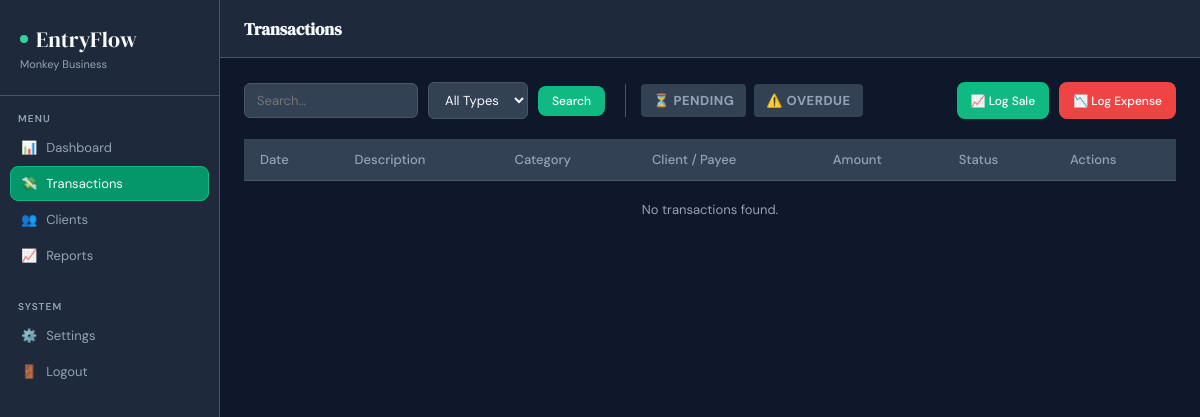
The page /transactions.php (signed in) on the database as committed earlier.
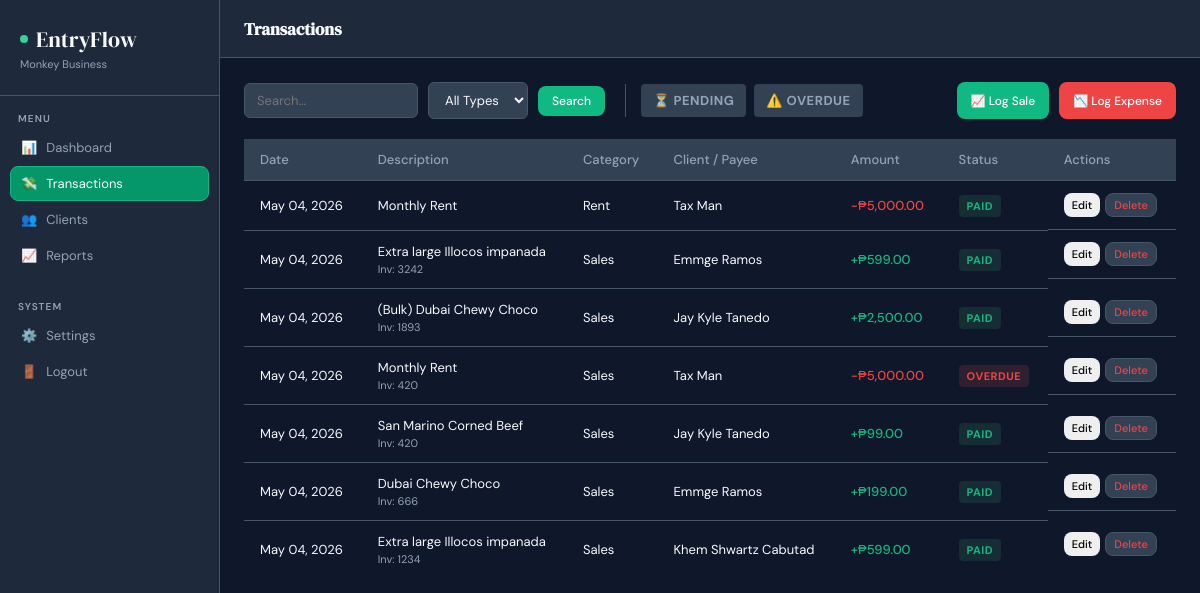
The same page on the database as committed later.
### tables this page shows
CREATE TABLE `transactions` (
  `id` int(10) UNSIGNED NOT NULL,
  `user_id` int(10) UNSIGNED NOT NULL,
  `client_id` int(10) UNSIGNED DEFAULT NULL,
  `category_id` int(10) UNSIGNED DEFAULT NULL,
  `invoice_no` varchar(50) DEFAULT NULL,
  `description` varchar(255) NOT NULL,
  `amount` decimal(14,2) NOT NULL,
  `type` enum('income','expense') NOT NULL,
  `status` enum('paid','pending','overdue') NOT NULL DEFAULT 'pending',
  `transaction_date` date NOT NULL,
  `notes` text DEFAULT NULL,
  `created_at` datetime NOT NULL DEFAULT current_timestamp(),
  `updated_at` datetime NOT NULL DEFAULT current_timestamp() ON UPDATE current_timestamp()
);

CREATE TABLE `categories` (
  `id` int(10) UNSIGNED NOT NULL,
  `user_id` int(10) UNSIGNED DEFAULT NULL COMMENT 'NULL = global default',
  `name` varchar(100) NOT NULL,
  `type` enum('income','expense') NOT NULL,
  `is_default` tinyint(1) NOT NULL DEFAULT 0
);

CREATE TABLE `clients` (
  `id` int(10) UNSIGNED NOT NULL,
  `user_id` int(10) UNSIGNED NOT NULL,
  `name` varchar(150) NOT NULL,
  `email` varchar(150) DEFAULT NULL,
  `phone` varchar(20) DEFAULT NULL,
  `address` text DEFAULT NULL,
  `notes` text DEFAULT NULL,
  `created_at` datetime NOT NULL DEFAULT current_timestamp()
);

### transactions.php (the view, shortened to what the changed rows need)
<?php
$db = getDB();
$userId = (int)$_SESSION['user_id'];
$query = "
    SELECT t.*, c.name AS client_name, cat.name AS category_name
    FROM transactions t
    LEFT JOIN clients c ON c.id = t.client_id
    LEFT JOIN categories cat ON cat.id = t.category_id
    WHERE t.user_id = $userId
";
$query .= " ORDER BY t.transaction_date DESC, t.id DESC";
$transactions = $db->query($query)->fetch_all(MYSQLI_ASSOC);
include 'includes/header.php';
?>
<div class="table-responsive">
    <table class="table">
        <thead>
            <tr>
                <th>Date</th>
                <th>Description</th>
                <th>Category</th>
                <th>Client / Payee</th>
                <th>Amount</th>
                <th>Status</th>
                <th>Actions</th>
            </tr>
        </thead>
        <tbody>
            <?php if (empty($transactions)): ?>
                <tr><td colspan="7" style="text-align: center; padding: 20px; color: var(--text-muted);">No transactions found.</td></tr>
            <?php else: ?>
                <?php foreach ($transactions as $tx): ?>
                    <tr>
                        <td><?= date('M d, Y', strtotime($tx['transaction_date'])) ?></td>
                        <td class="tdn">
                            <?= htmlspecialchars($tx['description']) ?>
                            <?php if (!empty($tx['invoice_no'])): ?>
                                <div class="tds">Inv: <?= htmlspecialchars($tx['invoice_no']) ?></div>
                            <?php endif; ?>
                        </td>
                        <td><?= htmlspecialchars($tx['category_name'] ?? '—') ?></td>
                        <td><?= htmlspecialchars($tx['client_name'] ?? '—') ?></td>
                        <td class="<?= $tx['type'] === 'income' ? 'ap' : 'an' ?>">
                            <?= $tx['type'] === 'income' ? '+' : '-' ?><?= $sym ?><?= number_format($tx['amount'], 2) ?>
                        </td>
                        <td>
                            <?php
                                $statusClass = '';
                                if ($tx['status'] === 'paid') $statusClass = 'bp2';
                                elseif ($tx['status'] === 'pending') $statusClass = 'bpd';
                                else $statusClass = 'bod';
                            ?>
                            <span class="badge <?= $statusClass ?>"><?= ucfirst($tx['status']) ?></span>
                        </td>
                        <td style="display: flex; gap: 5px;">
                            <button class="btn" style="padding: 4px 8px; font-size: 11px;"
                                onclick="editTransaction(this)"
                                data-id="<?= $tx['id'] ?>"
                                data-desc="<?= htmlspecialchars($tx['description']) ?>"
                                data-inv="<?= htmlspecialchars($tx['invoice_no'] ?? '') ?>"
                                data-amount="<?= $tx['amount'] ?>"
                                data-type="<?= $tx['type'] ?>"
                                data-cat="<?= $tx['category_id'] ?? '' ?>"
                                data-client="<?= $tx['client_id'] ?? '' ?>"
                                data-date="<?= $tx['transaction_date'] ?>"
                                data-status="<?= $tx['status'] ?>"
                                data-notes="<?= htmlspecialchars($tx['notes'] ?? '') ?>"
                            >Edit</button>
                            <button class="btn btn-danger" style="padding: 4px 8px; font-size: 11px;"
                                onclick="confirmDelete('transaction', <?= $tx['id'] ?>)">Delete</button>
                        </td>
                    </tr>
                <?php endforeach; ?>
            <?php endif; ?>
        </tbody>
    </table>
</div>
<?php include 'includes/footer.php'; ?>

Rows that differ between the two databases and show on the page:
added transactions: transaction_date "May 04, 2026", description "Monthly Rent", category.name "Rent", client.name "Tax Man", user.currency "₱", amount "5,000.00", status "PAID", type "expense" (drawn)
added transactions: transaction_date "May 04, 2026", description "Extra large Illocos impanada", invoice_no "3242", category.name "Sales", client.name "Emmge Ramos", user.currency "₱", amount "599.00", status "PAID"
added transactions: transaction_date "May 04, 2026", description "(Bulk) Dubai Chewy Choco", invoice_no "1893", category.name "Sales", client.name "Jay Kyle Tanedo", user.currency "₱", amount "2,500.00", status "PAID"
added transactions: transaction_date "May 04, 2026", description "Monthly Rent", invoice_no "420", category.name "Sales", client.name "Tax Man", user.currency "₱", amount "5,000.00", status "OVERDUE", type "expense" (drawn)
added transactions: transaction_date "May 04, 2026", description "San Marino Corned Beef", invoice_no "420", category.name "Sales", client.name "Jay Kyle Tanedo", user.currency "₱", amount "99.00", status "PAID"
added transactions: transaction_date "May 04, 2026", description "Dubai Chewy Choco", invoice_no "666", category.name "Sales", client.name "Emmge Ramos", user.currency "₱", amount "199.00", status "PAID"
added transactions: transaction_date "May 04, 2026", description "Extra large Illocos impanada", invoice_no "1234", category.name "Sales", client.name "Khem Shwartz Cabutad", user.currency "₱", amount "599.00", status "PAID"
Other text that changed with them:
text no longer shown: "No transactions found."
